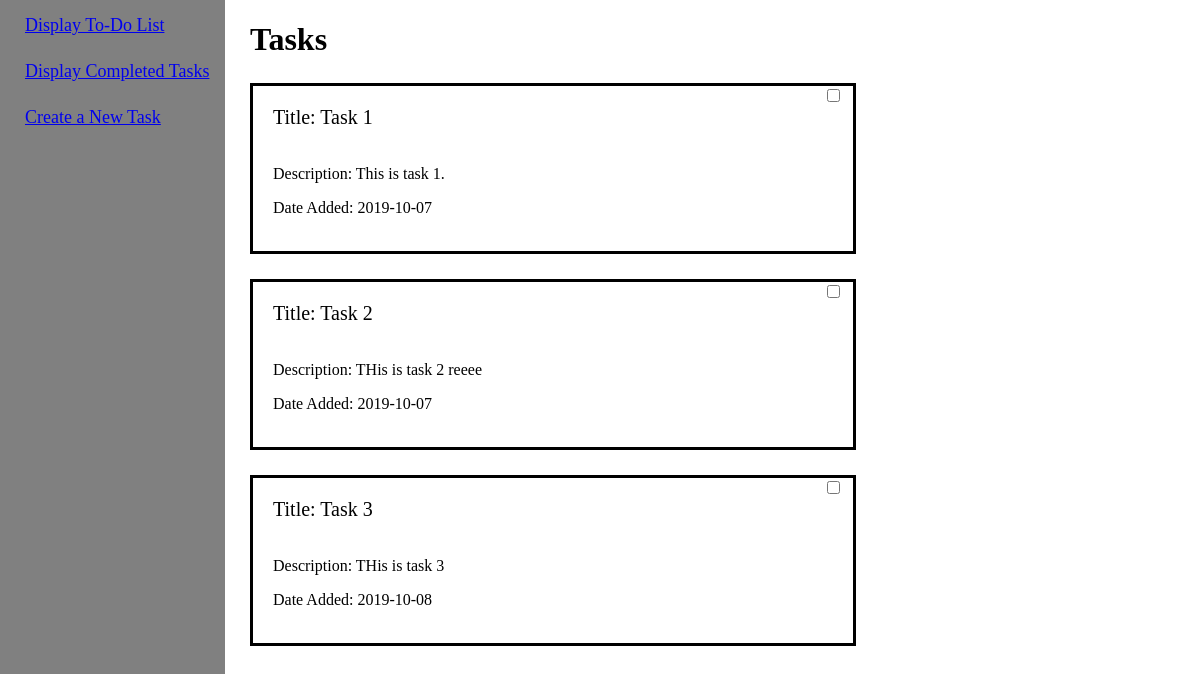
The app's page /, older data.
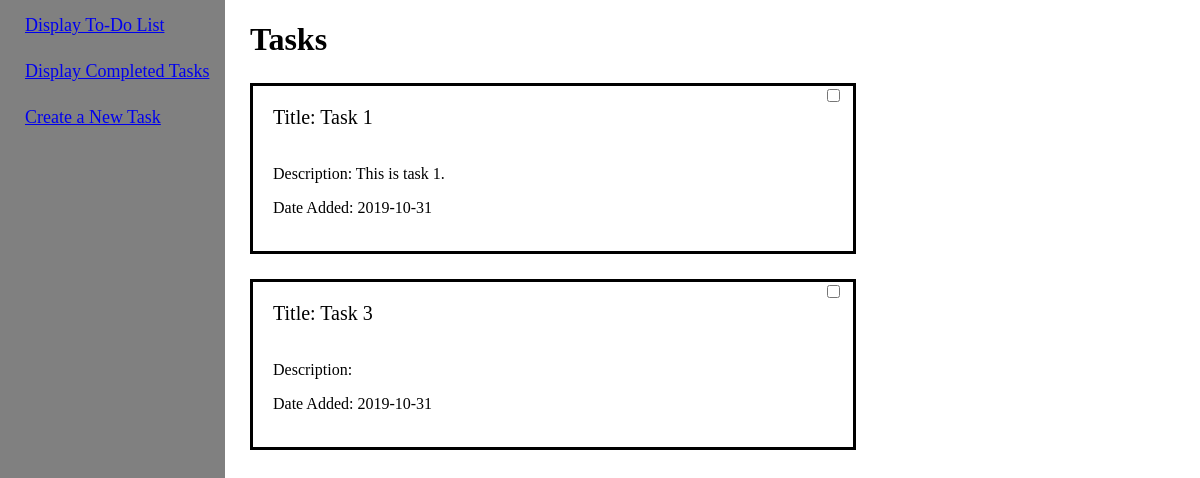
The same page, newer data.
### app/models.py (models this page shows, shortened)
class Task(db.Model):
    id = db.Column(db.Integer, primary_key=True)
    title = db.Column(db.String(150), index=True, unique=True)
    description = db.Column(db.String(500), index=True, unique=True, nullable=True)
    date = db.Column(db.Date())
    completed = db.Column(db.Boolean)
    dateCompleted = db.Column(db.Date())

### app/views.py (the view)
@app.route('/', methods=['GET', 'POST'])
def display_tasks():
    tasks = models.Task.query.all()
    form = CompleteForm()
    if form.validate_on_submit():
        models.Task.query,get(1).completed = True
        db.session.commit()
    return render_template("view_tasks.html",
                           title="Tasks",
                           tasks=tasks,
                           form=form)

### app/forms.py
class CompleteForm(Form):
    complete = BooleanField("complete")
    task = None

### app/templates/view_tasks.html (shortened to what this page needs)
{% extends "base.html" %}
{% block content %}
  <h1>Tasks</h1>
  {% for task in tasks %}
    {% if not task.completed %}
      <div id="tasks">
        <p id="title">Title: {{ task.title }}</p>
        <form id="complete" action="/update" method="POST" name="completed">
          <input type="checkbox" value="Complete" onchange="this.form.submit()">
        </form>
        <p id="desc">Description: {{ task.description }}</p>
        <p id="date">Date Added: {{ task.date }}</p><br>
      </div>
    {% endif %}
  {% endfor %}
{% endblock %}

### app/templates/base.html (shortened to what this page needs)
<!DOCTYPE html>
<html>
  <head>
    <link rel="stylesheet" type="text/css" href="../static/style.css">
  </head>
  <body>
    <nav>
      <ul>
        <li><a href="/">Display To-Do List</a></li>
        <li><a href="/completed">Display Completed Tasks</a></li>
        <li><a href="/add_task">Create a New Task</a></li>
      </ul>
    </nav>
    {% block content %}{% endblock %}
  </body>
</html>

### app/static/style.css (style rules this page uses)
html { height: 100%; }
body { position: relative; min-height: 100%; margin: 0; padding: 0; }
nav { display: block; overflow: hidden; text-overflow: ellipsis; }
nav ul { list-style-type: none; width: 200px; position: absolute; height: 100%; margin: 0; padding-left: 25px; padding-top: 15px; background-color: grey; font-size: 18px; }
nav li { margin: 0 0 25px 0; }
div { margin-left: 250px; height: 100%; }
h1 { margin-left: 250px; }
#tasks { border-style: solid; margin-top: 25px; width: 50%; display: block; }
#title { font-size: 20px; margin-left: 20px; display: inline-block; }
#desc { font-size: 16px; margin-left: 20px; }
#date { font-size:16px; margin-left: 20px; }
#complete { float: right; padding-right: 10px; display: inline-block; }

Row changes from the older to the newer data that the page shows:
no longer on this page (row edited): Task: title "Task 2", description "THis is task 2 reeee", date "2019-10-07"
changed Task "Task 1": date "2019-10-07" → "2019-10-31"
changed Task "Task 3": date "2019-10-08" → "2019-10-31"; description "THis is task 3" → (not shown)
